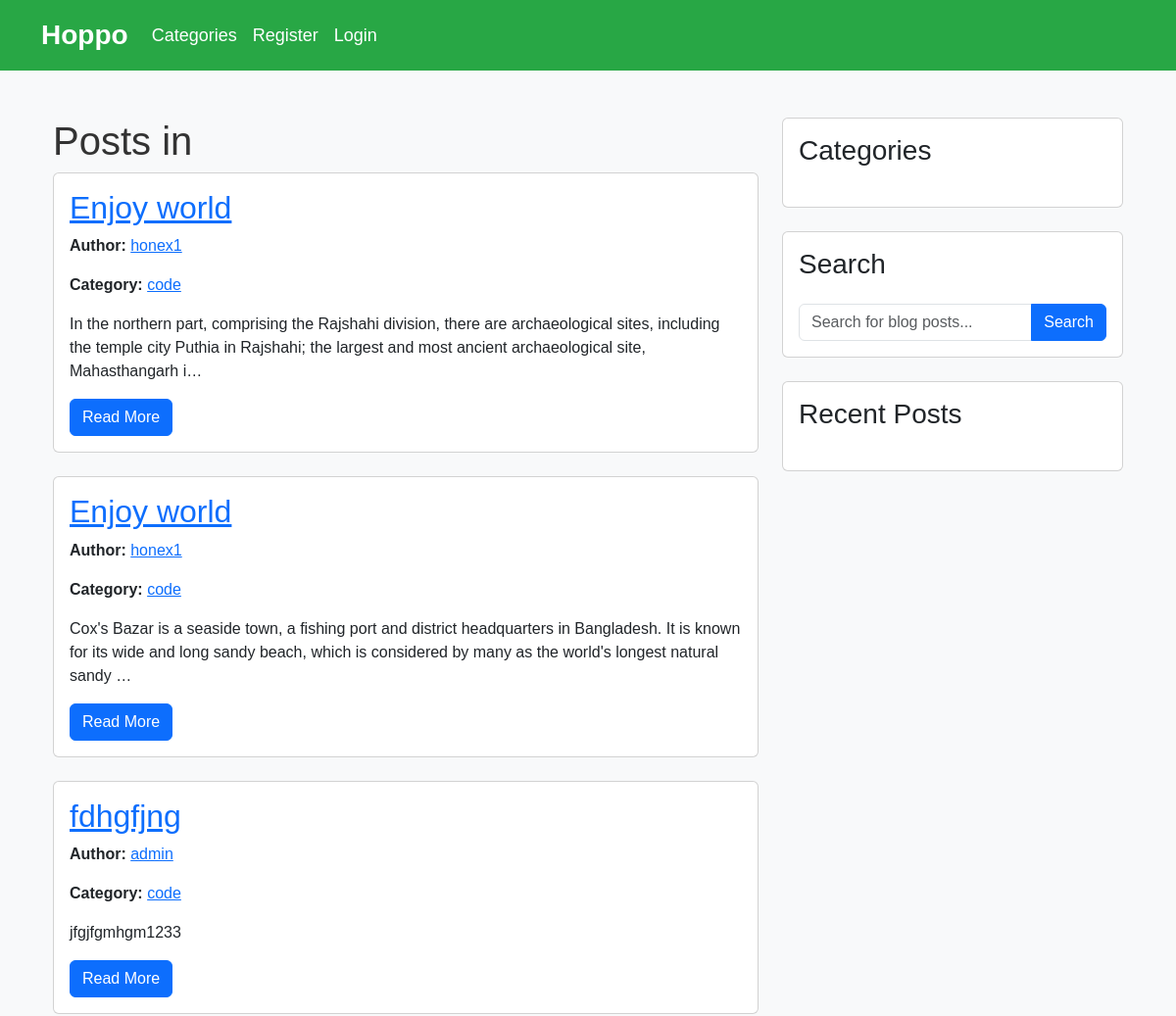
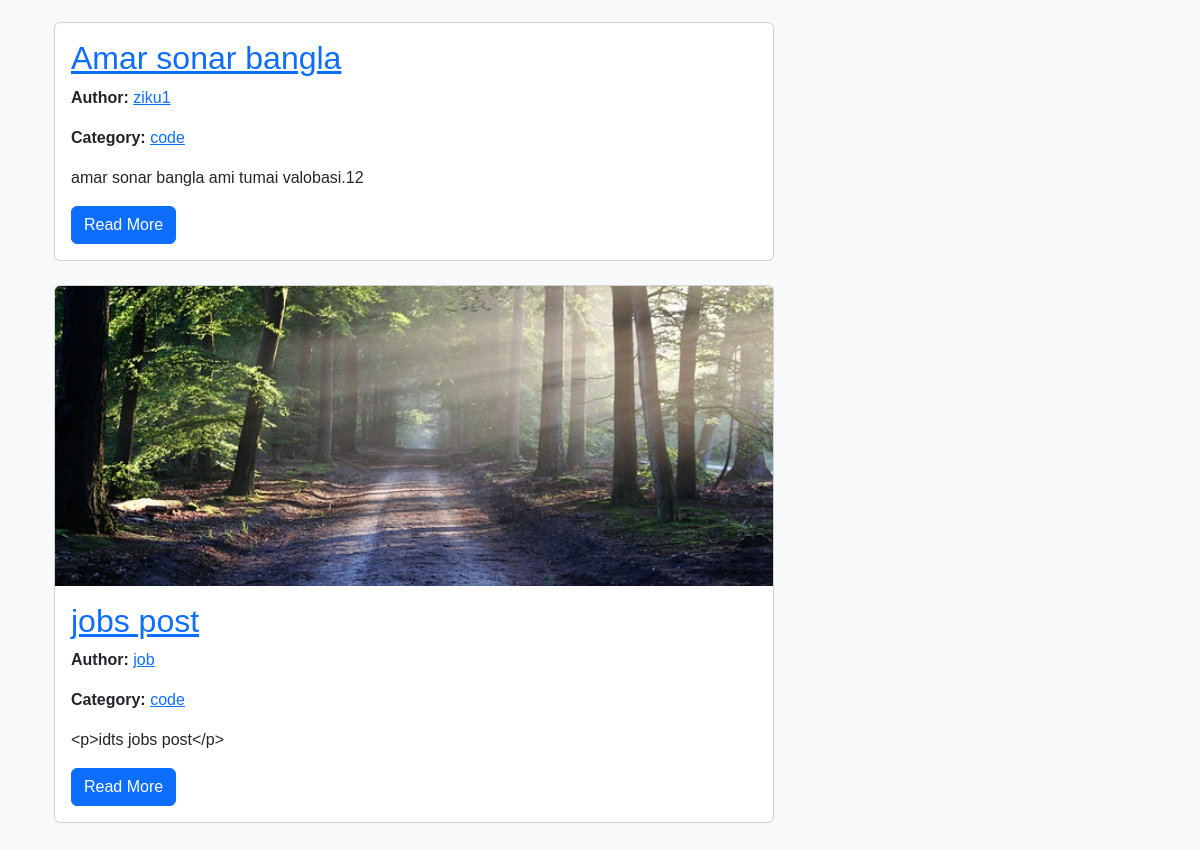
Page /category/code/ on the committed database (2 pictures, top to bottom).
### calc/models.py (models this page shows, shortened)
class Post(models.Model):
    author = models.ForeignKey(User, on_delete=models.CASCADE)
    title = models.CharField(max_length=300)
    post_image = models.ImageField(null=True, blank=True, upload_to="images/")
    category = models.CharField(max_length=300, default='coding')
    body = RichTextField(blank=True, null=True)
    post_date = models.DateTimeField(auto_now_add=True)
    likes = models.ManyToManyField(User, related_name='blog_posts')

### calc/views.py (the view)
# urls.py: path('category/<str:pets>/', CategoryView, name="category"),
def CategoryView(request, pets):
    category_posts = Post.objects.filter(category=pets)
    return render(request, 'categoris.html', {'pets': pets.title(), 'category_posts':category_posts})

### calc/templates/categoris.html (shortened to what this page needs)
{% extends 'base.html' %}
{% block content %}
    {% if category_posts %}
        <div class="container my-5">
            <div class="row">
                <div class="col-md-8">
                    <h1>Posts in {{ category_name }}</h1>
                    {% for post in category_posts %}
                        <div class="card mb-4">
                            {% if post.post_image %}
                                <img src="{{ post.post_image.url }}" class="card-img-top" alt="{{ post.title }}" style="max-height: 300px; object-fit: cover;">
                            {% endif %}
                            <div class="card-body">
                                <h2 class="card-title"><a href="{% url 'details' post.pk %}">{{ post.title }}</a></h2>
                                <p class="card-text"><strong>Author:</strong> <a href="{% url 'profie_page' post.author.profile.id %}">{{ post.author }}</a></p>
                                <p class="card-text"><strong>Category:</strong> <a href="{% url 'category' post.category %}">{{ post.category }}</a></p>
                                <p class="card-text">{{ post.body|truncatechars:200 }}</p>
                                <a href="{% url 'details' post.pk %}" class="btn btn-primary">Read More</a>
                            </div>
                        </div>
                    {% endfor %}
                </div>
                <div class="col-md-4">
                    <div class="card">
                        <div class="card-body">
                            <h3 class="mb-4">Categories</h3>
                        </div>
                    </div>
                    <div class="card mt-4">
                        <div class="card-body">
                            <h3 class="mb-4">Search</h3>
                            <form method="GET" action="">
                                <div class="input-group">
                                    <input type="text" name="query" class="form-control" placeholder="Search for blog posts...">
                                    <button type="submit" class="btn btn-primary">Search</button>
                                </div>
                            </form>
                        </div>
                    </div>
                    <div class="card mt-4">
                        <div class="card-body">
                            <h3 class="mb-4">Recent Posts</h3>
                        </div>
                    </div>
                </div>
            </div>
        </div>
    {% else %}
        <div class="container my-5">
            <div class="alert alert-warning" role="alert">
                Sorry, there are no posts in this category.
            </div>
        </div>
    {% endif %}
{% endblock %}

### calc/templates/base.html (shortened to what this page needs)
<!doctype html>
<html lang="en">
<head>
    <link href="https://cdn.jsdelivr.net/npm/bootstrap@5.3.0/dist/css/bootstrap.min.css" rel="stylesheet">
</head>
<body>
    <nav class="navbar navbar-expand-lg navbar-dark">
        <div class="container">
            <a class="navbar-brand" href="{% url 'home' %}">Hoppo</a>
            <div class="collapse navbar-collapse" id="navbarSupportedContent">
                <ul class="navbar-nav me-auto mb-2 mb-lg-0">
                    {% if pet_menu %}
                        <li class="nav-item dropdown">
                            <a class="nav-link dropdown-toggle" href="#" role="button" data-bs-toggle="dropdown" aria-expanded="false">
                                Categories
                            </a>
                            <ul class="dropdown-menu">
                                {% for item in pet_menu %}
                                    <li><a class="dropdown-item" href="{% url 'category' item %}">{{ item }}</a></li>
                                {% endfor %}
                            </ul>
                        </li>
                    {% else %}
                        <li class="nav-item">
                            <a class="nav-link" href="{% url 'category-list' %}">Categories</a>
                        </li>
                    {% endif %}
                    {% if user.is_authenticated %}
                        <li class="nav-item">
                            <a class="nav-link" href="{% url 'create' %}">Create Post</a>
                        </li>
                        <li class="nav-item">
                            <a class="nav-link" href="{% url 'add_category' %}">Add Category</a>
                        </li>
                    {% else %}
                        <li class="nav-item">
                            <a class="nav-link" href="{% url 'register' %}">Register</a>
                        </li>
                        <li class="nav-item">
                            <a class="nav-link" href="{% url 'login' %}">Login</a>
                        </li>
                    {% endif %}
                </ul>
            </div>
        </div>
    </nav>
    <div class="container">
        {% block content %}
        {% endblock %}
    </div>
</body>
</html>

### calc/templates/base.html (style rules this page uses)
body { font-family: Arial, sans-serif; background-color: #f8f9fa; color: #333; }
.navbar { background-color: #28a745; padding: 10px 0; }
.navbar-brand { color: #fff; font-size: 28px; font-weight: bold; }
.navbar-nav .nav-link { color: #fff; font-size: 18px; }

### rows in the picture
Post: title "Enjoy world", author "honex1", category "code", body "In the northern part, comprising the Rajshahi division, there are archaeological sites, including the temple city Puthia in Rajshahi; the largest and most ancient archaeological site, Mahasthangarh i…"
Post: title "Enjoy world", author "honex1", category "code", body "Cox's Bazar is a seaside town, a fishing port and district headquarters in Bangladesh. It is known for its wide and long sandy beach, which is considered by many as the world's longest natural sandy …"
Post: title "fdhgfjng", author "admin", category "code", body "jfgjfgmhgm1233"
Post: title "Amar sonar bangla", author "ziku1", category "code", body "amar sonar bangla ami tumai valobasi.12"
Post: post_image (picture), title "jobs post", author "job", category "code", body "<p>idts jobs post</p>"
